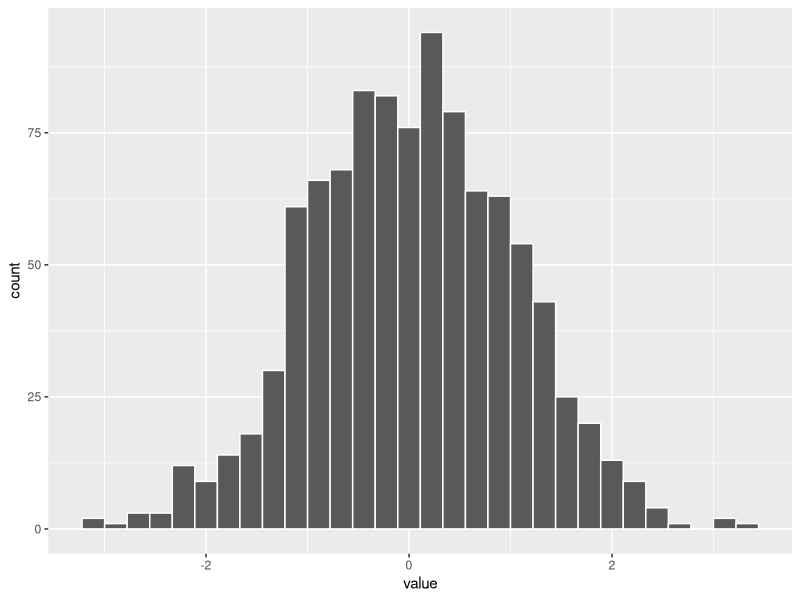

Write R code to recreate this figure.
## ---- chunk 1
knitr::opts_chunk$set(echo = TRUE)
## ---- chunk 2
library(tidyverse) #Activar el grupo de paquetes "tidyverse"
## ---- chunk 3
mi_tabla=tribble(
  ~Edad, ~Genero, ~Pueblo_nacido,~Nueva_variable,
  23, "F", "Caguas", 1, 
  190, "M", "San Juan", 2
)
mi_tabla
## ---- chunk 4
x=as_tibble(rnorm(1000, 0,1)) # Creamos un conjunto de datos
head(x)

ggplot(x, aes(value))+
  geom_histogram(colour="white")

